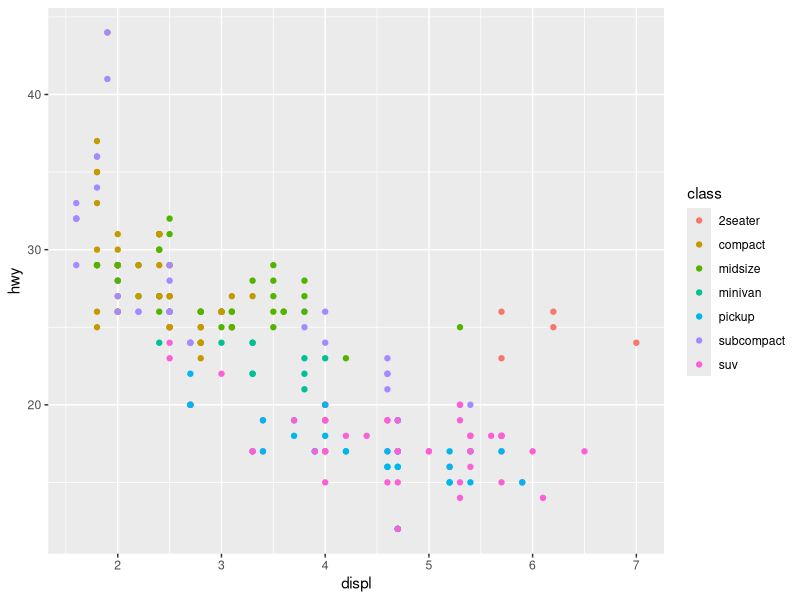
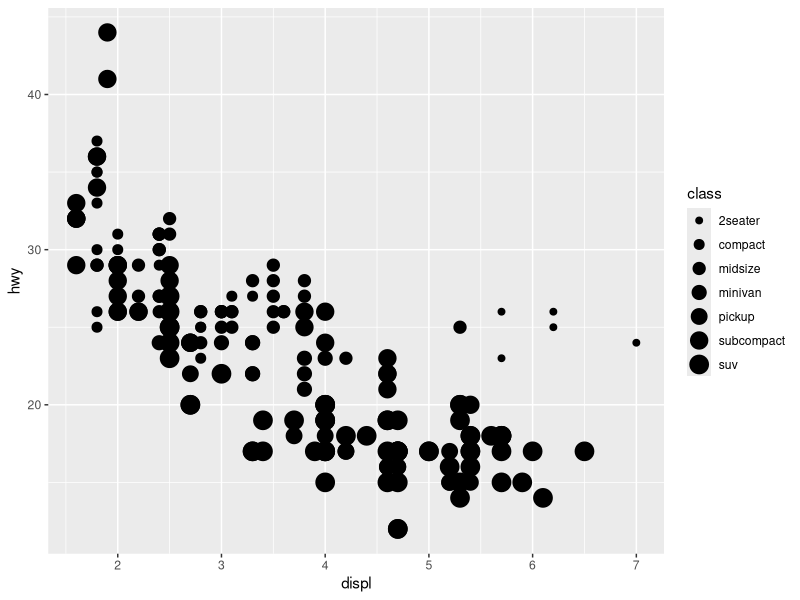
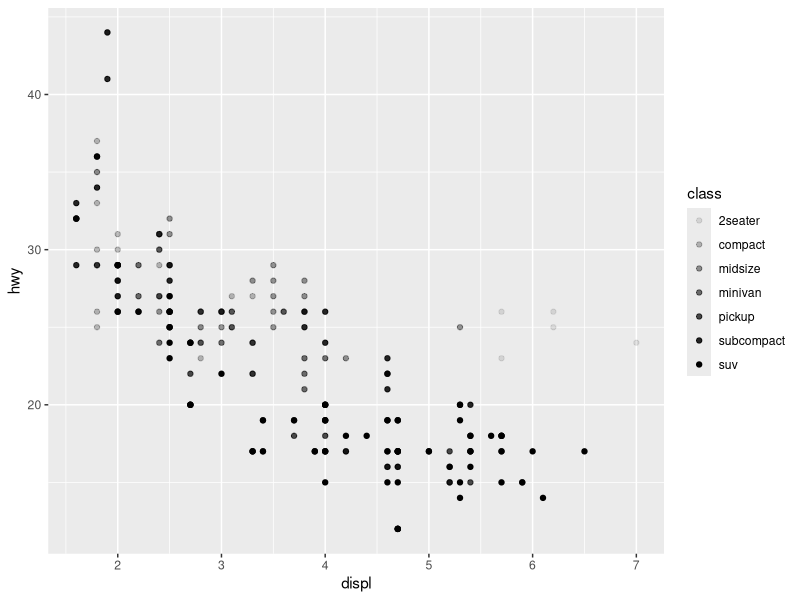
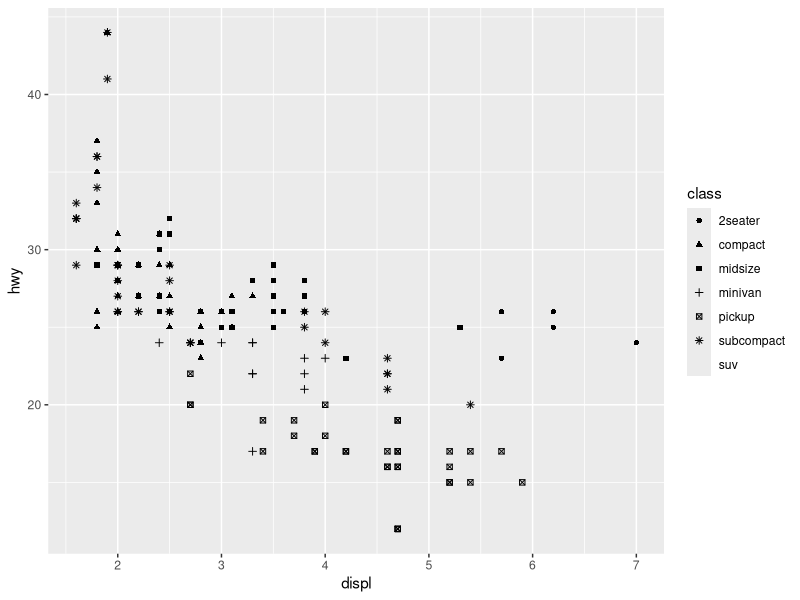
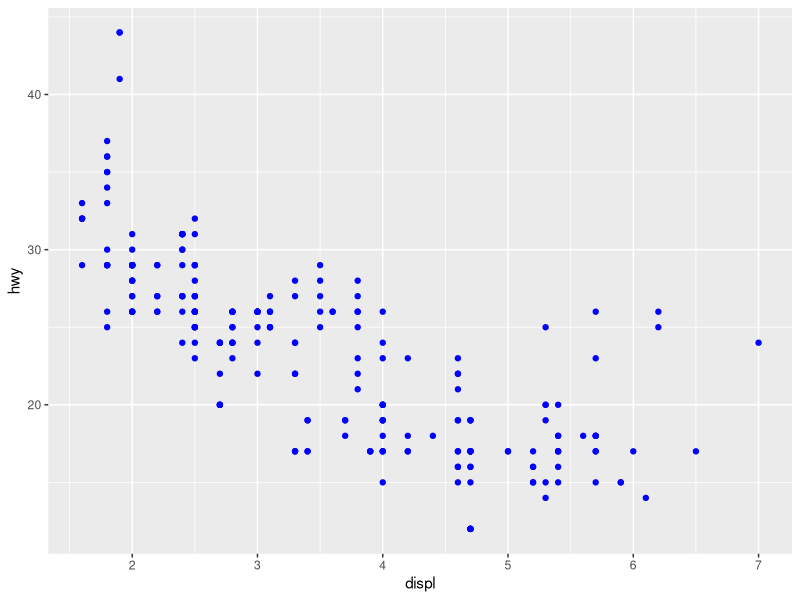
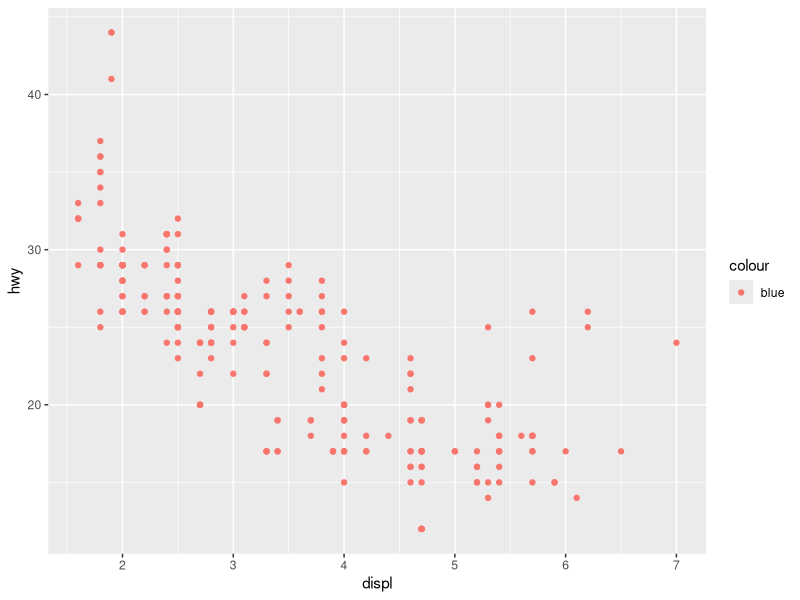
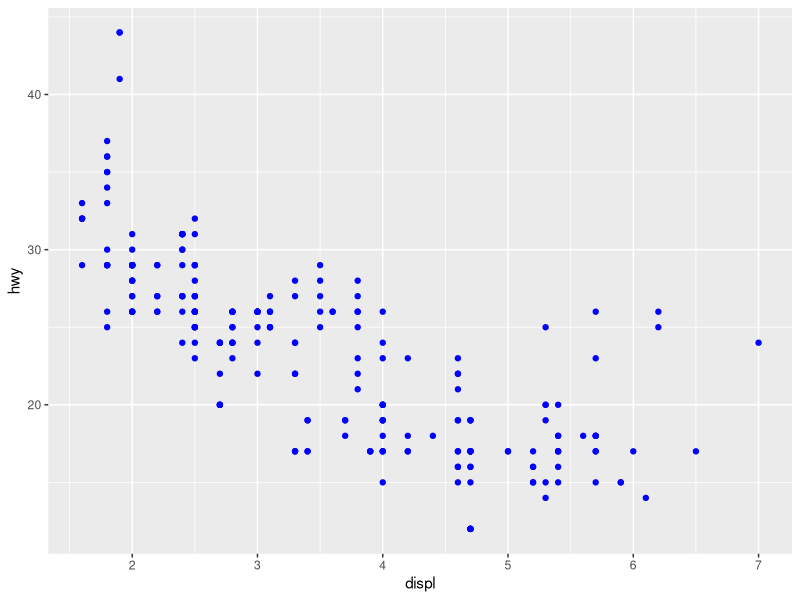
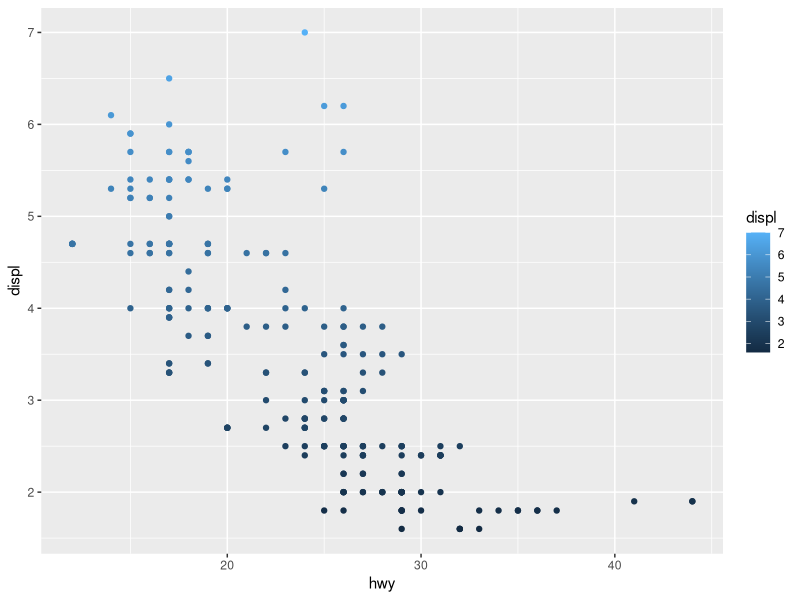

Recreate these plots in R, in order. (Note: this script raises an error after producing the figures.)
## ---- chunk 1
library(tidyverse)

knitr::opts_chunk$set(fig.height = 3, fig.width = 6)

Sys.setlocale(locale = "Lithuanian")
## ---- chunk 2
 ggplot(data = mpg) + 
    geom_point(mapping = aes(x = displ, y = hwy, color = class)) 
## ---- chunk 3
ggplot(data = mpg) + 
     geom_point(mapping = aes(x = displ, y = hwy, size = class)) 
## ---- chunk 4
# alpha – permatomumo skalė
ggplot(data = mpg) + 
    geom_point(mapping = aes(x = displ, y = hwy, alpha = class)) 
## ---- chunk 5
# shape – formų skalė
 ggplot(data = mpg) +
   geom_point(mapping = aes(x = displ, y = hwy, shape = class)) 
## ---- chunk 6
ggplot(data = mpg) + 
     geom_point(mapping = aes(x = displ, y = hwy), color = "blue") 
## ---- chunk 7
ggplot(data = mpg) + 
  geom_point(mapping = aes(x = displ, y = hwy, color = "blue"))
## ---- chunk 8
ggplot(data = mpg) + 
  geom_point(mapping = aes(x = displ, y = hwy), color = "blue")
## ---- chunk 9
?mpg
str(mpg)
#manufacturer -kategorinis
#model -kategorinis
#displ -tolydusis
#year - diskretus
#cyl - diskretus
#trans - kategorinis
#drv - kategorinis
#cty - diskretusis
#hwy - diskretusis
#fl - kategorinis
#class - kategorinis
## ---- chunk 10
ggplot(data = mpg) + geom_point(mapping = aes(x=hwy, y=displ, color=displ))
## ---- chunk 11
ggplot(data = mpg) + geom_point(mapping = aes(x=hwy, y=displ, size= displ))
## ---- chunk 12
ggplot(data = mpg) + geom_point(mapping = aes(x=hwy, y=displ, shape=displ))
## ---- chunk 13
#tolydžiesiems negalime naudoti shape
ggplot(data = mpg) + geom_point(mapping = aes(x=displ, y=manufacturer, shape=drv))
## ---- chunk 14
#jei prie color naudojamas kategorinis - atskiri spalvoti taškiukai, jei tolydusis - tolygiai spalvos pereinančios
ggplot(data = mpg) + geom_point(mapping = aes(x=manufacturer, y=displ, color=displ))
## ---- chunk 15
ggplot(data = mpg) + geom_point(mapping = aes(x=manufacturer, y=displ, color=class))
# kai pasirenkam tolydu - spalvu juosta, o kai diskretus - atskiri
## ---- chunk 16
ggplot(data = mpg) + geom_point(mapping = aes(x=manufacturer, y=displ, size=year))
## ---- chunk 17
# ar skiriasi kuo nors size, kai kategorinis ir tolydus?
ggplot(data = mpg) + geom_point(mapping = aes(x=manufacturer, y=displ, size=displ))
## ---- chunk 18
#♣ stroke keičia taškiukų dydį
ggplot(data = mpg) + geom_point(mapping = aes(x=displ, y=cty ), stroke=5)
## ---- chunk 19
ggplot(data = mpg) + geom_point(mapping = aes(x=manufacturer, y=displ, color=fl, size = year))
## ---- chunk 20
#sudaromos 2 legendos, o jei ta patį kintamąjį, tai viena legenda
ggplot(data = mpg) + geom_point(mapping = aes(x=manufacturer, y=displ, color=class, shape = fl))
## ---- chunk 21
#sudaroma spalvu legenda pagal teiginio teisinguma - FALSE, TRUE
ggplot(data = mpg) + geom_point(mapping = aes(x=hwy, y=cty, color = displ <5))
## ---- chunk 22
ggplot(data = mpg) + 
    geom_point(mapping = aes(x=hwy, y=cty), color = "red")
## ---- chunk 23
ggplot(data = mpg) + geom_point(mapping = aes(x=hwy, y=cty), color = "#203090")
## ---- chunk 24
ggplot(data = mpg) + geom_point(mapping = aes(x=hwy, y=cty), color = 2)
